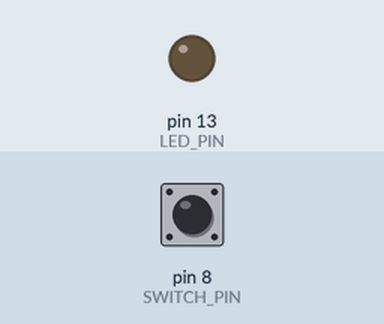
This sketch was run on a simulated Arduino Uno, built with avr-gcc and run on an emulated ATmega328P. Parts: output pins drawn as LEDs (lit = HIGH). The test bench sets the inputs (shaded band); at power-on: pin 8 (SWITCH_PIN) HIGH.

Above: at 5.0 s.
5.1 s: pin 8 (SWITCH_PIN) pulled LOW for 0.15 s
At 5.4 s:
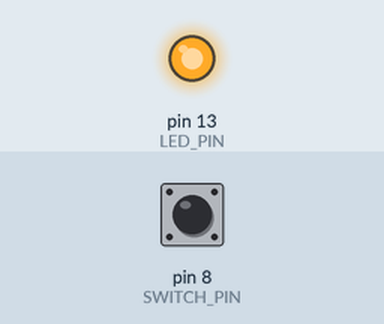
6.7 s: pin 8 (SWITCH_PIN) pulled LOW for 1 s
At 7.8 s:
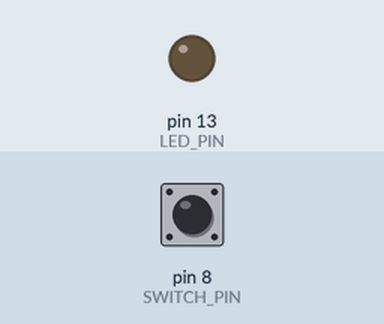
9.2 s: pin 8 (SWITCH_PIN) pulled LOW for 3.2 s
At 9.7 s:
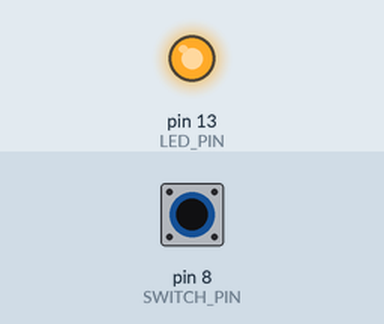
Timing chart, 0 to 12.2 s (numbered marks = the images above; inputs shaded):
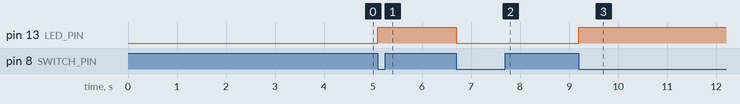

Measured:
- after the input at 5.1 s, pin 13 (LED_PIN): LOW → HIGH at once
- after the input at 6.7 s, pin 13 (LED_PIN): HIGH → LOW at once
- after the input at 9.2 s, pin 13 (LED_PIN): LOW → HIGH at once

The sketch:

AVR_2.2.ino
```cpp
#include <avr/io.h>
#include <avr/interrupt.h>

#define LED_PIN     PB5    // D13
#define SWITCH_PIN  PB0    // D8

volatile uint8_t ledState = 0;

ISR(PCINT0_vect) {
    if (!(PINB & (1 << SWITCH_PIN))) {
        PINB |= (1 << LED_PIN);  // toggle LED directly
    }
}

int main(void) {
    // --- LED setup
    DDRB |= (1 << LED_PIN);              // D13 output

    // --- Switch setup
    DDRB &= ~(1 << SWITCH_PIN);          // D8 input
    PORTB |= (1 << SWITCH_PIN);          // enable pull-up

    // --- Pin-change interrupt setup
    PCICR |= (1 << PCIE0);               // enable PORTB pin-change group
    PCMSK0 |= (1 << PCINT0);             // unmask PB0 (pin 8)
    PCIFR |= (1 << PCIF0);               // clear any pending flag
    sei();                               // enable global interrupts
    while (1) {
        // nothing here; LED handled in ISR
    }
}
```
